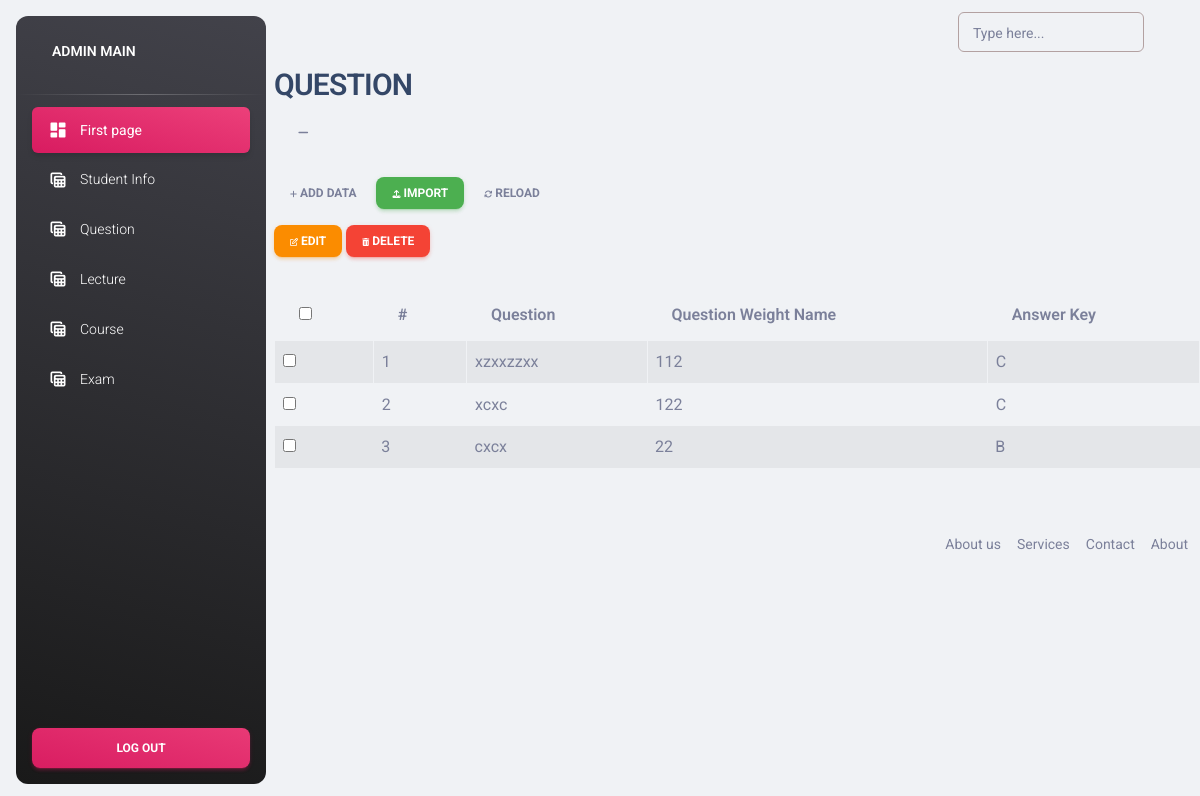
The app's page /admin/list_question.php (signed in), older data.
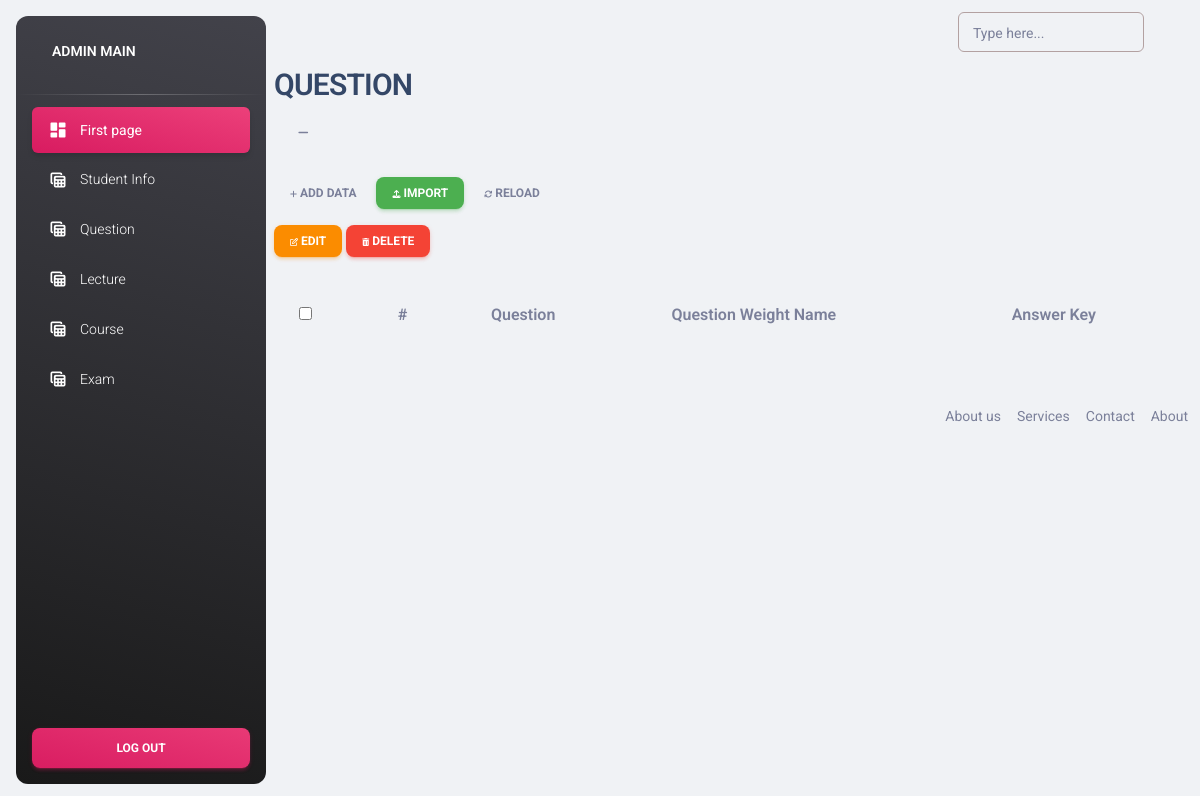
The same page, newer data.
### tables this page shows
CREATE TABLE `question` (
  `id` int(10) NOT NULL,
  `lecturer_id` int(10) NOT NULL,
  `question` varchar(255) NOT NULL,
  `question_weight` int(255) NOT NULL,
  `answer_key` varchar(255) NOT NULL
);

### admin/list_question.php (the view, shortened to what this page needs)
<?php include('includes/headeradmin.php'); ?>
<?php include('../database/dbcon.php'); ?>
<div class="box">
    <div class="box-header with-border">
        <h3 class="box-title">QUESTION</h3>
        <div class="box-tools pull-right">
            <button type="button" class="btn btn-box-tool" data-widget="collapse"><i class="fa fa-minus"></i></button>
        </div>
    </div>
    <div class="box-body">
        <div class="mt-2 mb-3">
            <a href="question.php" class="btn btn-sm btn-flat bg-blue"><i class="fa fa-plus"></i> Add Data</a>
            <a href="#" class="btn btn-sm btn-flat btn-success"><i class="fa fa-upload"></i> Import</a>
            <button type="button" onclick="reload_ajax()" class="btn btn-sm bg-maroon btn-flat btn-default"><i class="fa fa-refresh"></i> Reload</button>
            <div class="pull-right">
                <button onclick="bulk_edit()" class="btn btn-sm btn-flat btn-warning" type="button"><i class="fa fa-edit"></i> Edit</button>
                <button onclick="bulk_delete()" class="btn btn-sm btn-flat btn-danger" type="button"><i class="fa fa-trash"></i> Delete</button>
            </div>
        </div>
        <table id="matkul" class="w-100 table table-striped table-bordered table-hover">
            <thead>
                <tr>
                    <th><input type="checkbox" id="select-all-checkbox"></th>
                    <th>#</th>
                    <th>Question</th>
                    <th>Question Weight Name</th>
                    <th>Answer Key</th></tr>
            </thead>
            <tbody>
                <?php
                $sql = "SELECT * FROM question";
                $result = mysqli_query($con, $sql);
                while ($row = mysqli_fetch_assoc($result)) {
                ?>
                    <tr>
                        <td><input type="checkbox" class="checkbox-item" data-id="<?php echo $row['id']; ?>"></td>
                        <td><?php echo $row['id']; ?></td>
                        <td><?php echo $row['question']; ?></td>
                        <td><?php echo $row['question_weight']; ?></td>
                        <td><?php echo $row['answer_key']; ?></td>
                    </tr>
                <?php } ?>
            </tbody>
        </table>
    </div>
</div>
<?php include('includes/footer.php'); ?>

Row changes from the older to the newer data that the page shows:
removed question: id "1", question "xzxxzzxx", question_weight "112", answer_key "C"
removed question: id "2", question "xcxc", question_weight "122", answer_key "C"
removed question: id "3", question "cxcx", question_weight "22", answer_key "B"
